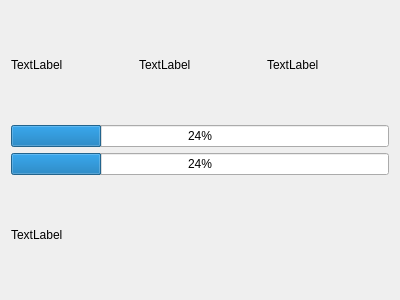
<?xml version="1.0" encoding="UTF-8"?>
<ui version="4.0">
 <class>FileManagerFileTransferWidget</class>
 <widget class="QWidget" name="FileManagerFileTransferWidget">
  <property name="geometry">
   <rect>
    <x>0</x>
    <y>0</y>
    <width>400</width>
    <height>300</height>
   </rect>
  </property>
  <property name="windowTitle">
   <string>Form</string>
  </property>
  <layout class="QGridLayout" name="gridLayout_2">
   <item row="0" column="0">
    <layout class="QGridLayout" name="gridLayout">
     <item row="0" column="0">
      <widget class="QLabel" name="remaiTimeLabel">
       <property name="text">
        <string>TextLabel</string>
       </property>
      </widget>
     </item>
     <item row="0" column="1">
      <widget class="QLabel" name="fileCountLabel">
       <property name="text">
        <string>TextLabel</string>
       </property>
      </widget>
     </item>
     <item row="0" column="2">
      <widget class="QLabel" name="speedLabel">
       <property name="text">
        <string>TextLabel</string>
       </property>
      </widget>
     </item>
     <item row="1" column="0" colspan="3">
      <widget class="QProgressBar" name="oneProgressBar">
       <property name="value">
        <number>24</number>
       </property>
      </widget>
     </item>
     <item row="2" column="0" colspan="3">
      <widget class="QProgressBar" name="allProgressBar">
       <property name="value">
        <number>24</number>
       </property>
      </widget>
     </item>
     <item row="3" column="0" colspan="3">
      <widget class="QLabel" name="fileNameLabel">
       <property name="text">
        <string>TextLabel</string>
       </property>
      </widget>
     </item>
    </layout>
   </item>
  </layout>
 </widget>
 <resources/>
 <connections/>
</ui>
